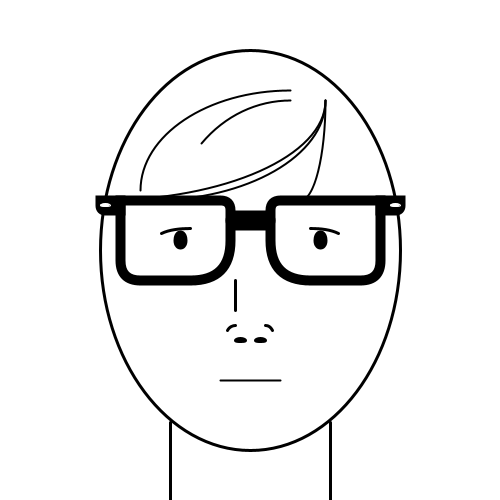
Frame 1 (no input)
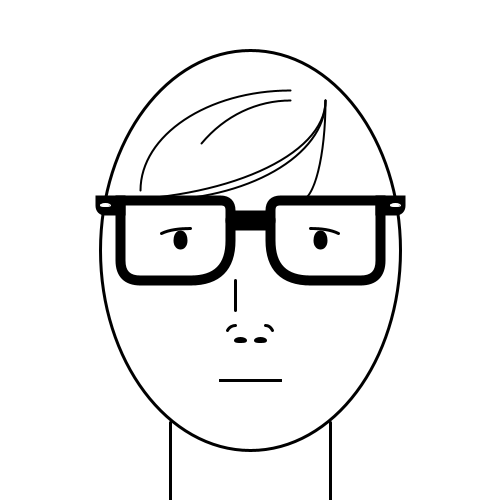
Frame 60 (the mouse pressed at the canvas centre just before this capture)
Frame 120 (the mouse held since frame 60 and released just before this capture): identical to frame 60, image omitted

The Processing sketch that drew these frames (run headless with seeded random() and noise(); from frame 60 on, the mouse is pressed at the canvas centre):

// Processing sketch: processing_128569
// ── processing_128569.pde

void setup() {
  size(500, 500);
  background(255);
  //begin drawing of face
  fill(255);
  stroke(0);
  strokeWeight(3);
  ellipse( width/2, height/2, 300, 400);
  line(width/2-80, height, width/2-80, height-78);
  line(width/2+80, height, width/2+80, height-78);
  strokeWeight(10);
  rect(width/2+20, 200, 110, 80, 10, 0, 20, 50);
  rect(width/2-20-110, 200, 110, 80, 0, 10, 50, 20);
  rect(width/2-150, height/2-50, 20, 10, 0, 0, 0, 10);
  rect(width/2+150-20, height/2-50, 20, 10, 0, 0, 10, 0);
  strokeWeight(20);
  line(width/2-15, height/2-30, width/2+15, height/2-30);
  strokeWeight(10);
  fill(0);
  ellipse(width/2-70, height/2-10, 4, 9);
  ellipse(width/2+70, height/2-10, 4, 9);
  strokeWeight(3);
  noFill();
  arc(width/2-60, height/2-2, 80, 40, PI+QUARTER_PI, PI+HALF_PI);
  arc(width/2+60, height/2-2, 80, 40, PI+QUARTER_PI+QUARTER_PI, PI+HALF_PI+QUARTER_PI);
  arc(width/2-15, height/2+95, 20, 40, PI+QUARTER_PI, PI+HALF_PI);
  arc(width/2+15, height/2+95, 20, 40, PI+QUARTER_PI+QUARTER_PI, PI+HALF_PI+QUARTER_PI);
  ellipse(width/2-10, height/2+90, 10, 3);
  ellipse(width/2+10, height/2+90, 10, 3);
  line(width/2-15, height/2+60, width/2-15, height/2+30);
  fill(255);
  stroke(255);
  strokeWeight(1);
  ellipse(width/2-145, height/2-45, 10, 3);
  ellipse(width/2+145, height/2-45, 10, 3);
  strokeWeight(2);
  stroke(0);
  noFill();
  arc(300, 100, 50, 200, 0, HALF_PI);
  arc(150, 100, 350, 200, 0, HALF_PI);
  arc(100, 100, 450, 200, 0, HALF_PI);
  arc(290, 190, 300, 200, PI, PI+HALF_PI);
  arc(290, 250, 250, 300, PI+QUARTER_PI, PI+HALF_PI);
}

void draw() {



  //conditionals deciding whether to smile or frown based on arrows
  if (true) {
    stroke(0);
    line(width/2-30, height/2+130, width/2+30, height/2+130);
    stroke(255);
    //frown
    arc(width/2, height/2+140, 90, 60, PI, TWO_PI);
    //smile
    arc(width/2, height/2+120, 90, 60, 0, PI);
    //ellipse(width/2, height/2+130, 90, 60);
  }

  if (keyPressed) {
    if (keyCode == UP) {
      strokeWeight(5);
      stroke(255);
      arc(width/2, height/2+140, 90, 60, PI, TWO_PI);
      line(width/2-30, height/2+130, width/2+30, height/2+130);
      stroke(0);
      noFill();
      arc(width/2, height/2+120, 90, 60, 0, PI);
    }

    else if (keyCode == DOWN) {
      strokeWeight(5);
      stroke(255);
      arc(width/2, height/2+120, 90, 60, 0, PI);
      line(width/2-30, height/2+130, width/2+30, height/2+130);
      stroke(0);
      noFill();
      arc(width/2, height/2+140, 90, 60, PI, TWO_PI);
    }
  }
}
